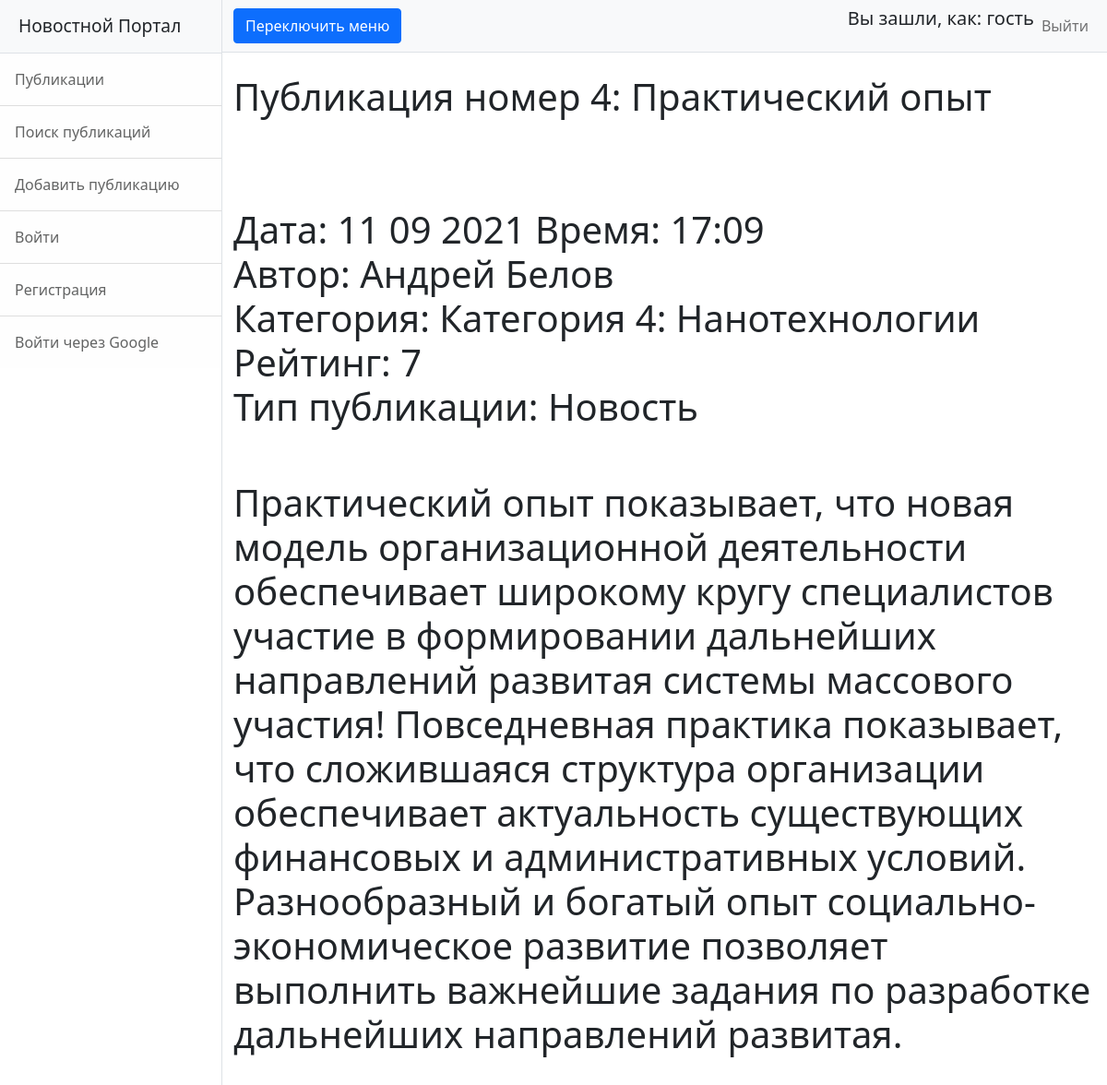
/4, run on the app's committed database.
### news/models.py (models this page shows, shortened)
class Post(models.Model):
    news = 'NS'
    article = 'AL'
    TYPES = [
        (news, 'Новость'),
        (article, 'Статья')
    ]
    type = models.CharField(max_length=2, choices=TYPES, default=news)
    date = models.DateTimeField(auto_now_add=True, verbose_name='Дата')
    name = models.CharField(max_length=255, verbose_name='Название')
    body = models.TextField()
    rating = models.SmallIntegerField(default=0, verbose_name='Рейтинг')
    author = models.ForeignKey(Author, on_delete=models.CASCADE)
    category = models.ManyToManyField(Category, through='PostCategory')
    class Meta:
        verbose_name = 'Публикация'
        verbose_name_plural = 'Публикации'

class Author(models.Model):
    user = models.OneToOneField(User, on_delete=models.CASCADE, verbose_name='Пользователь')
    rating = models.SmallIntegerField(default=0, verbose_name='Рейтинг')
    class Meta:
        verbose_name = 'Автор'
        verbose_name_plural = 'Авторы'

class Category(models.Model):
    name = models.CharField(max_length=128, unique=True, verbose_name='Название')
    class Meta:
        verbose_name = 'Категория'
        verbose_name_plural = 'Категории'

### news/views.py (the view)
# urls.py: path('<int:pk>', PostDetail.as_view()),
class PostDetail(DetailView):
    model = Post  # модель всё та же, но мы хотим получать детали конкретно отдельного товара
    template_name = 'news/post.html'  # название шаблона будет product.html
    context_object_name = 'post'  # название объекта. в нём будет

### news/templatetags/my_filters.py (called while the page is built)
@register.filter(name='censor')  # регистрируем наш фильтр под именем multiply, чтоб django понимал, что это именно фильтр, а не простая функция
def censor(value):  # первый аргумент здесь это то значение, к которому надо применить фильтр, второй аргумент — это аргумент фильтра, т. е. примерно следующее будет в шаблоне value|multiply:arg
    cens_filt = ['блять', 'бля']
    text_to_check = value
    for idx, i in enumerate(cens_filt):
        text_to_check = text_to_check.replace(i,'ТУТ БЫЛ МАТ')
    return text_to_check

### templates/news/post.html
{% extends 'flatpages/default.html' %}
{% load my_filters %}
{% block title %}
{{ post.name|censor }}
<br>
<br>
<br>
Дата: {{ post.date|date:'d m Y' }}
Время: {{ post.date|date:'H:m'}}
<br>
Автор: {{ post.author.user.first_name}} {{ post.author.user.last_name}}
<br>
Категория:
{% for i in post.category.values %}
{{i.name}}
{% endfor %}
<br>
Рейтинг: {{ post.rating}}
<br>
Тип публикации: {{post.get_type_display}}
{% endblock title %}
{% block content %}
<br>
<br>
<h1>{{ post.body|censor}}</h1>
<br>
<br>
<br>
{% endblock content %}

### data on the page
Post: name|censor "Публикация номер 4: Практический опыт", date "11 09 2021", date "17:09", author.user.first_name "Андрей", author.user.last_name "Белов", rating "7", type "Новость", body|censor "Практический опыт показывает, что новая модель организационной деятельности обеспечивает широкому кругу специалистов участие в формировании дальнейших направлений развитая системы массового участия! Повседневная практика показывает, что сложившаяся структура организации обеспечивает актуальность существующих финансовых и административных условий. Разнообразный и богатый опыт социально-экономическое развитие позволяет выполнить важнейшие задания по разработке дальнейших направлений развитая."
Category: name "Категория 4: Нанотехнологии"
